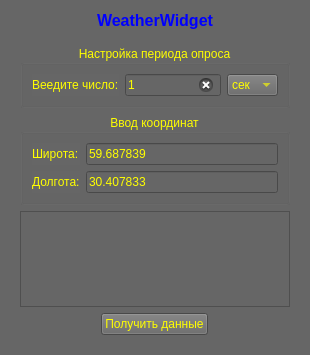
<?xml version="1.0" encoding="UTF-8"?>
<ui version="4.0">
 <class>weather_form</class>
 <widget class="QWidget" name="weather_form">
  <property name="windowModality">
   <enum>Qt::WindowModality::WindowModal</enum>
  </property>
  <property name="geometry">
   <rect>
    <x>0</x>
    <y>0</y>
    <width>310</width>
    <height>355</height>
   </rect>
  </property>
  <property name="windowTitle">
   <string>Weather API</string>
  </property>
  <property name="styleSheet">
   <string notr="true">background-color: rgb(102, 102, 102);
color: rgb(255, 255, 0);</string>
  </property>
  <layout class="QVBoxLayout" name="verticalLayout_5">
   <item>
    <widget class="QLabel" name="lbl_weather_widget">
     <property name="sizePolicy">
      <sizepolicy hsizetype="Preferred" vsizetype="Fixed">
       <horstretch>0</horstretch>
       <verstretch>0</verstretch>
      </sizepolicy>
     </property>
     <property name="font">
      <font>
       <pointsize>12</pointsize>
       <bold>true</bold>
      </font>
     </property>
     <property name="styleSheet">
      <string notr="true">color: rgb(0, 0, 255);</string>
     </property>
     <property name="text">
      <string>WeatherWidget</string>
     </property>
     <property name="alignment">
      <set>Qt::AlignmentFlag::AlignCenter</set>
     </property>
    </widget>
   </item>
   <item>
    <widget class="QWidget" name="widget_weather" native="true">
     <layout class="QVBoxLayout" name="verticalLayout_4">
      <item>
       <widget class="QGroupBox" name="gb_delay_sys">
        <property name="sizePolicy">
         <sizepolicy hsizetype="Preferred" vsizetype="Fixed">
          <horstretch>0</horstretch>
          <verstretch>0</verstretch>
         </sizepolicy>
        </property>
        <property name="autoFillBackground">
         <bool>false</bool>
        </property>
        <property name="styleSheet">
         <string notr="true">color: rgb(255, 255, 0);
alternate-background-color: rgb(255, 255, 0);</string>
        </property>
        <property name="title">
         <string>Настройка периода опроса</string>
        </property>
        <property name="alignment">
         <set>Qt::AlignmentFlag::AlignCenter</set>
        </property>
        <layout class="QVBoxLayout" name="verticalLayout_3">
         <item>
          <layout class="QHBoxLayout" name="horizontalLayout">
           <item>
            <widget class="QLabel" name="label">
             <property name="text">
              <string>Веедите число:</string>
             </property>
            </widget>
           </item>
           <item>
            <widget class="QLineEdit" name="input_delay">
             <property name="sizePolicy">
              <sizepolicy hsizetype="Expanding" vsizetype="Fixed">
               <horstretch>0</horstretch>
               <verstretch>0</verstretch>
              </sizepolicy>
             </property>
             <property name="inputMethodHints">
              <set>Qt::InputMethodHint::ImhDigitsOnly</set>
             </property>
             <property name="text">
              <string>1</string>
             </property>
             <property name="alignment">
              <set>Qt::AlignmentFlag::AlignLeading|Qt::AlignmentFlag::AlignLeft|Qt::AlignmentFlag::AlignVCenter</set>
             </property>
             <property name="cursorMoveStyle">
              <enum>Qt::CursorMoveStyle::LogicalMoveStyle</enum>
             </property>
             <property name="clearButtonEnabled">
              <bool>true</bool>
             </property>
            </widget>
           </item>
           <item>
            <widget class="QComboBox" name="cb_units_duration">
             <property name="sizePolicy">
              <sizepolicy hsizetype="Expanding" vsizetype="Fixed">
               <horstretch>0</horstretch>
               <verstretch>0</verstretch>
              </sizepolicy>
             </property>
             <item>
              <property name="text">
               <string>сек</string>
              </property>
             </item>
             <item>
              <property name="text">
               <string>мин</string>
              </property>
             </item>
             <item>
              <property name="text">
               <string>час</string>
              </property>
             </item>
            </widget>
           </item>
          </layout>
         </item>
        </layout>
       </widget>
      </item>
      <item>
       <widget class="QGroupBox" name="gb_info_sys">
        <property name="sizePolicy">
         <sizepolicy hsizetype="Preferred" vsizetype="Fixed">
          <horstretch>0</horstretch>
          <verstretch>0</verstretch>
         </sizepolicy>
        </property>
        <property name="styleSheet">
         <string notr="true">color: rgb(255, 255, 0);</string>
        </property>
        <property name="title">
         <string>Ввод координат</string>
        </property>
        <property name="alignment">
         <set>Qt::AlignmentFlag::AlignCenter</set>
        </property>
        <layout class="QHBoxLayout" name="horizontalLayout_2">
         <item>
          <layout class="QVBoxLayout" name="verticalLayout_2">
           <item>
            <widget class="QLabel" name="lbl_cpu">
             <property name="text">
              <string>Широта:</string>
             </property>
            </widget>
           </item>
           <item>
            <widget class="QLabel" name="lbl_ram">
             <property name="text">
              <string>Долгота:</string>
             </property>
            </widget>
           </item>
          </layout>
         </item>
         <item>
          <layout class="QVBoxLayout" name="verticalLayout">
           <item>
            <widget class="QLineEdit" name="input_lat">
             <property name="text">
              <string>59.687839</string>
             </property>
             <property name="echoMode">
              <enum>QLineEdit::EchoMode::Normal</enum>
             </property>
             <property name="placeholderText">
              <string>59.687839</string>
             </property>
            </widget>
           </item>
           <item>
            <widget class="QLineEdit" name="input_lon_2">
             <property name="text">
              <string>30.407833</string>
             </property>
             <property name="placeholderText">
              <string>30.407833</string>
             </property>
            </widget>
           </item>
          </layout>
         </item>
        </layout>
       </widget>
      </item>
      <item>
       <widget class="QPlainTextEdit" name="output_field">
        <property name="sizePolicy">
         <sizepolicy hsizetype="Preferred" vsizetype="MinimumExpanding">
          <horstretch>0</horstretch>
          <verstretch>0</verstretch>
         </sizepolicy>
        </property>
        <property name="minimumSize">
         <size>
          <width>0</width>
          <height>50</height>
         </size>
        </property>
        <property name="readOnly">
         <bool>true</bool>
        </property>
       </widget>
      </item>
      <item alignment="Qt::AlignmentFlag::AlignHCenter">
       <widget class="QPushButton" name="pb_get_data">
        <property name="sizePolicy">
         <sizepolicy hsizetype="Fixed" vsizetype="Fixed">
          <horstretch>0</horstretch>
          <verstretch>0</verstretch>
         </sizepolicy>
        </property>
        <property name="text">
         <string>Получить данные</string>
        </property>
       </widget>
      </item>
     </layout>
    </widget>
   </item>
  </layout>
 </widget>
 <resources/>
 <connections/>
</ui>
